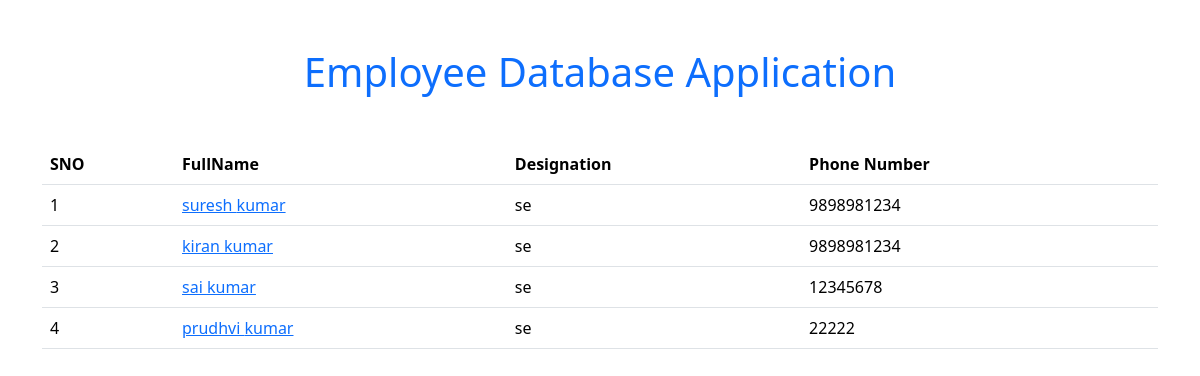
The page / on the database its author committed.
### salary/models.py (models this page shows, shortened)
class Employee(models.Model):
    first_name=models.CharField(max_length=100)
    last_name=models.CharField(max_length=100)
    photo=models.ImageField(upload_to='images')
    designation=models.CharField(max_length=100)
    email_address=models.EmailField(max_length=100,unique=True)
    phone_number=models.CharField(max_length=10,blank=True)

### Employee/views.py (the view)
# urls.py: 2. Add a URL to urlpatterns:  path('', views.home, name='home')
def home(request):
    employees=Employee.objects.all()
    context={
        'employees':employees
    }
    return render(request,'home.html',context)

### templates/home.html (shortened to what this page needs)
<!DOCTYPE html>
<html lang="en">
<head>
    <link href="https://cdn.jsdelivr.net/npm/bootstrap@5.3.2/dist/css/bootstrap.min.css" rel="stylesheet">
</head>
<body>
    <div class="container mt-5">
      <h1 class="text-center text-primary">Employee Database Application</h1>
       <table class="table table-hover mt-5">
        <thead>
         <tr>
           <th>SNO</th>
           <th>FullName</th>
           <th>Designation</th>
           <th>Phone Number</th>
         </tr>
        </thead>
        <tbody>
        {% for x in employees  %}
        <tr>
          <td>{{forloop.counter}}</td>
          <td><a href="{% url 'employee_detail' x.id %}">{{x.first_name}} {{x.last_name}}</td>
          <td>{{x.designation}}</td>
          <td>{{x.phone_number}}</td>
        </tr>
        {% endfor %}
        </tbody>
       </table>
    </div>
</body>
</html>

### rows shown on the page
Employee: first_name "suresh", last_name "kumar", designation "se", phone_number "9898981234"
Employee: first_name "kiran", last_name "kumar", designation "se", phone_number "9898981234"
Employee: first_name "sai", last_name "kumar", designation "se", phone_number "12345678"
Employee: first_name "prudhvi", last_name "kumar", designation "se", phone_number "22222"
